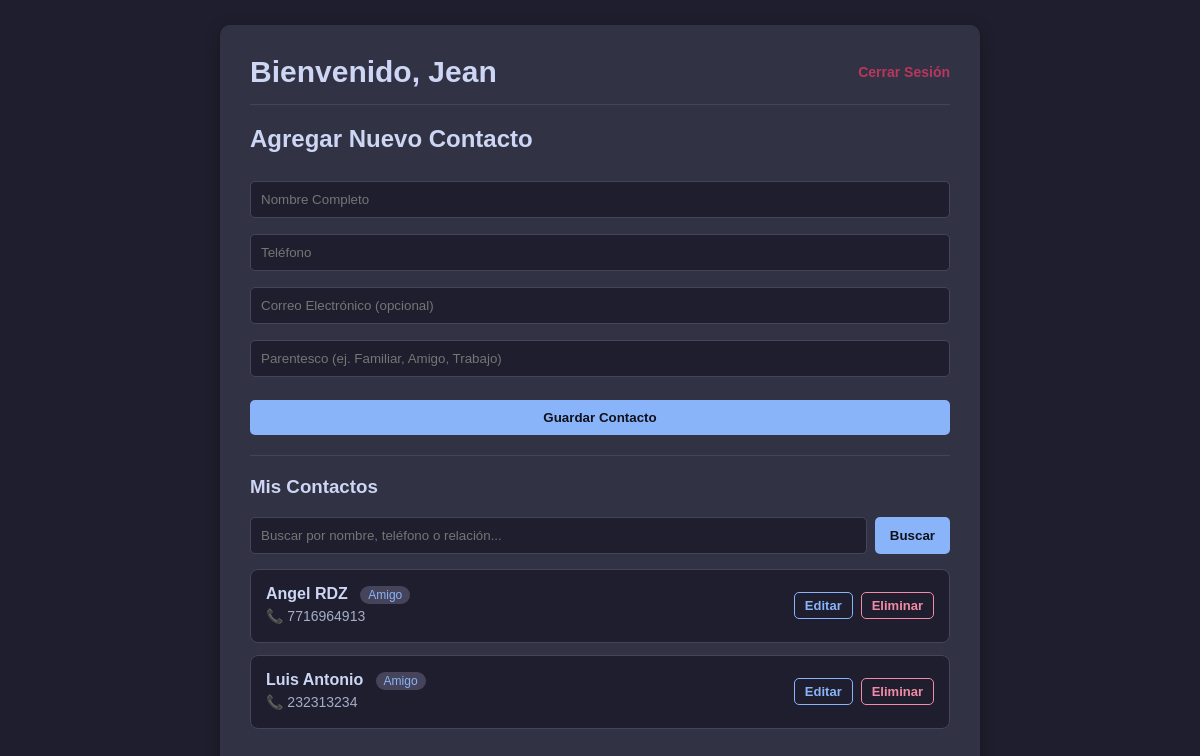
Before: /agenda (signed in) with the older database file.
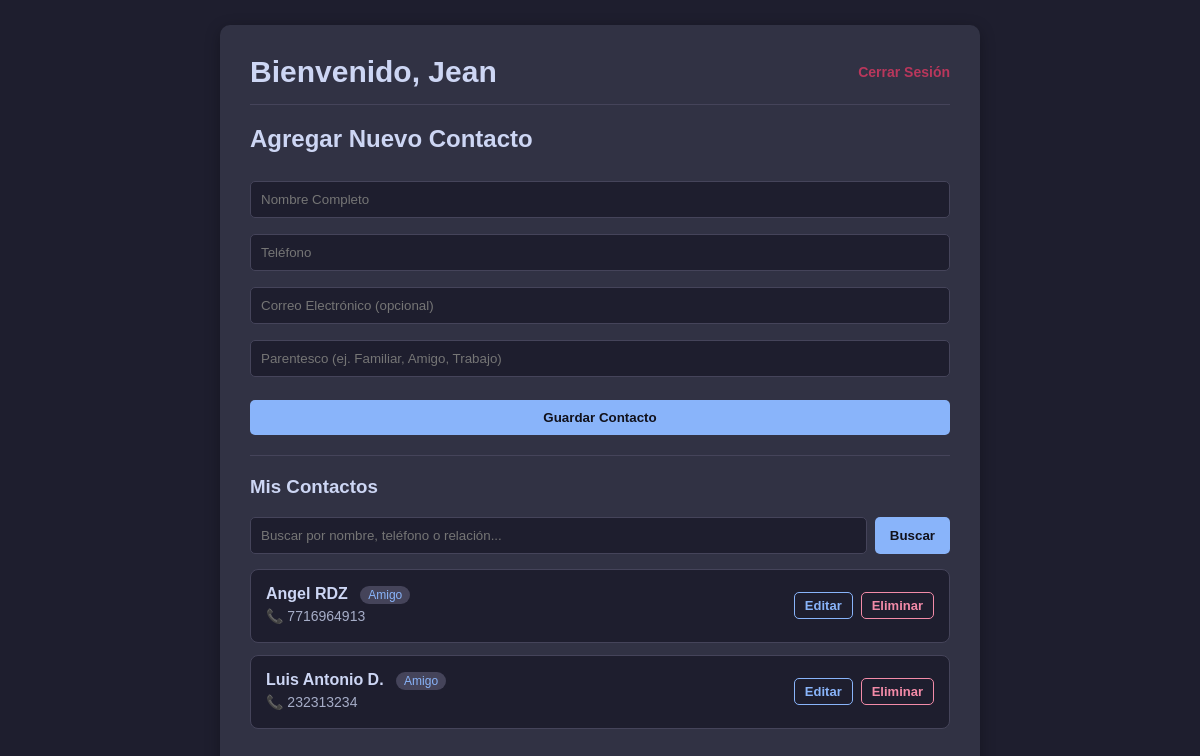
After: the same page with the newer database file.
### tables this page shows
CREATE TABLE contactos (
            id INTEGER PRIMARY KEY AUTOINCREMENT,
            usuario_id INTEGER NOT NULL,
            nombre TEXT NOT NULL,
            telefono TEXT,
            correo TEXT,
            categoria TEXT DEFAULT 'General',
            FOREIGN KEY (usuario_id) REFERENCES usuarios(id) ON DELETE CASCADE
        );

### main.py (the view)
@app.route("/agenda")
@login_requerido
def vista_agenda():
    busqueda = request.args.get("q", "").strip()
    mensaje_error = request.args.get("error", "")
    contactos = obtener_contactos(session["usuario_id"], busqueda)
    return render_template(
        "agenda.html",
        nombre=session["usuario_nombre"],
        contactos=contactos,
        busqueda=busqueda,
        error=mensaje_error,
    )

### base_datos/conexion_db.py (called while the page is built)
def conectar():
    conexion = sqlite3.connect("agenda.db")
    conexion.execute("PRAGMA foreign_keys = ON")
    return conexion

### base_datos/consultas.py (called while the page is built)
def obtener_contactos(usuario_id, busqueda=""):
    conexion = conectar()
    cursor = conexion.cursor()
    if busqueda:
        patron = f"%{busqueda}%"
        cursor.execute(
            """
            SELECT id, nombre, telefono, correo, categoria
            FROM contactos
            WHERE usuario_id = ? AND (nombre LIKE ? OR categoria LIKE ? OR telefono LIKE ?)
            ORDER BY nombre ASC
            """,
            (usuario_id, patron, patron, patron),
        )
    else:
        cursor.execute(
            """
            SELECT id, nombre, telefono, correo, categoria
            FROM contactos
            WHERE usuario_id = ?
            ORDER BY nombre ASC
            """,
            (usuario_id,),
        )
    contactos = cursor.fetchall()
    conexion.close()
    return contactos

### main.py (called while the page is built)
def login_requerido(funcion_vista):
    @wraps(funcion_vista)
    def envoltura(*args, **kwargs):
        if "usuario_id" not in session:
            return redirect(url_for("vista_login"))
        return funcion_vista(*args, **kwargs)
    return envoltura

@app.after_request
def evitar_cache_rutas_privadas(response):
    if "usuario_id" in session:
        response.headers["Cache-Control"] = "no-store, no-cache, must-revalidate, max-age=0"
        response.headers["Pragma"] = "no-cache"
        response.headers["Expires"] = "0"
    return response

### templates/agenda.html (shortened to what this page needs)
<!DOCTYPE html>
<html lang="es">
<head>
    <link rel="stylesheet" href="{{ url_for('static', filename='style.css') }}">
</head>
<body>
    <div class="contenedor-agenda">
        <header class="encabezado-agenda">
            <h1>Bienvenido, {{ nombre }}</h1>
            <a href="{{ url_for('logout') }}" class="boton-cerrar">Cerrar Sesión</a>
        </header>
        <section class="seccion-formulario">
            <h2>Agregar Nuevo Contacto</h2>
            <form action="{{ url_for('procesar_agregar_contacto') }}" method="POST">
                <input
                    type="text"
                    name="nombre_contacto"
                    placeholder="Nombre Completo"
                    required>
                <input
                    type="tel"
                    name="telefono"
                    placeholder="Teléfono"
                    required>
                <input
                    type="email"
                    name="correo_contacto"
                    placeholder="Correo Electrónico (opcional)">
                <input
                    type="text"
                    name="relacion"
                    placeholder="Parentesco (ej. Familiar, Amigo, Trabajo)">
                <button type="submit">Guardar Contacto</button>
            </form>
        </section>
        <section class="seccion-lista">
            <h3>Mis Contactos</h3>
            <form action="{{ url_for('vista_agenda') }}" method="GET" class="form-buscador">
                <input
                    type="text"
                    name="q"
                    placeholder="Buscar por nombre, teléfono o relación..."
                    value="{{ busqueda }}">
                <button type="submit" class="boton-buscar">Buscar</button>
            </form>
            <ul class="lista-contactos">
                {% for contacto in contactos %}
                    <li class="tarjeta-contacto">
                        <div class="info-contacto">
                            <h4>
                                {{ contacto[1] }}
                                {% if contacto[4] %}
                                    <span class="etiqueta-relacion">{{ contacto[4] }}</span>
                                {% endif %}
                            </h4>
                            <p>📞 {{ contacto[2] }}</p>
                        </div>
                        <div class="acciones-contacto">
                            <a href="{{ url_for('editar_contacto', contacto_id=contacto[0]) }}" class="boton-editar">Editar</a>
                            <form action="{{ url_for('procesar_eliminar_contacto', contacto_id=contacto[0]) }}" method="POST" style="display: inline; margin: 0;">
                                <button type="submit" class="boton-eliminar" onclick="return confirm('¿Seguro que deseas eliminar este contacto?');">Eliminar</button>
                            </form>
                        </div>
                    </li>
                {% endfor %}
            </ul>
        </section>
    </div>
</body>
</html>

### static/style.css (style rules this page uses)
:root { --bg-principal: #1e1e2e; --bg-tarjeta: #313244; --borde-sutil: #45445a; --texto-principal: #cdd6f4; --texto-secundario: #a6adc8; --texto-oscuro: #11111b; --acento-primario: #89b4fa; --acento-hover: #b4befe; --peligro: #f38ba8; --cerrar-sesion: #b9375c; }
body { font-family: Arial, sans-serif; background-color: var(--bg-principal); color: var(--texto-principal); display: flex; justify-content: center; align-items: center; min-height: 100vh; margin: 0; }
input { width: 100%; padding: 10px; margin: 8px 0; box-sizing: border-box; border: 1px solid var(--borde-sutil); border-radius: 5px; background-color: var(--bg-principal); color: var(--texto-principal); }
button { width: 100%; padding: 10px; margin-top: 15px; background-color: var(--acento-primario); color: var(--texto-oscuro); border: none; border-radius: 5px; font-weight: bold; cursor: pointer; transition: background-color 0.2s ease; }
.contenedor-agenda { background-color: var(--bg-tarjeta); padding: 30px; border-radius: 10px; box-shadow: 0 4px 15px rgba(0, 0, 0, 0.3); width: 90%; max-width: 700px; margin: 20px auto; }
.encabezado-agenda { display: flex; justify-content: space-between; align-items: center; border-bottom: 1px solid var(--borde-sutil); padding-bottom: 15px; margin-bottom: 20px; }
.encabezado-agenda h1 { font-size: 30px; margin: 0; }
.boton-cerrar { color: var(--cerrar-sesion); text-decoration: none; font-size: 14px; font-weight: bold; }
.seccion-formulario { border-bottom: 1px solid var(--borde-sutil); padding-bottom: 20px; margin-bottom: 20px; }
.seccion-lista h3 { margin-top: 0; }
.form-buscador { display: flex; gap: 8px; margin-bottom: 15px; }
.form-buscador input, .boton-buscar { margin: 0; }
.boton-buscar { width: auto; padding: 0 15px; margin: 0; white-space: nowrap; }
.lista-contactos { list-style: none; padding: 0; margin-top: 15px; }
.tarjeta-contacto { background-color: var(--bg-principal); padding: 15px; border-radius: 8px; margin-bottom: 12px; display: flex; justify-content: space-between; align-items: center; border: 1px solid var(--borde-sutil); }
.info-contacto h4 { margin: 0 0 5px 0; color: var(--texto-principal); }
.info-contacto p { margin: 3px 0; font-size: 14px; color: var(--texto-secundario); }
.etiqueta-relacion { background-color: var(--borde-sutil); color: var(--acento-primario); font-size: 12px; padding: 2px 8px; border-radius: 12px; margin-left: 8px; font-weight: normal; }
.acciones-contacto { display: flex; gap: 8px; }
.boton-editar, .boton-eliminar { text-decoration: none; font-size: 13px; font-weight: bold; padding: 5px 10px; border-radius: 5px; transition: all 0.2s ease; }
.boton-editar { color: var(--acento-primario); border: 1px solid var(--acento-primario); }
.boton-eliminar { background-color: transparent; color: var(--peligro); border: 1px solid var(--peligro); width: auto; margin-top: 0; font-family: inherit; cursor: pointer; }

Changed rows visible on the page:
changed contactos: nombre "Luis Antonio" → "Luis Antonio D."
